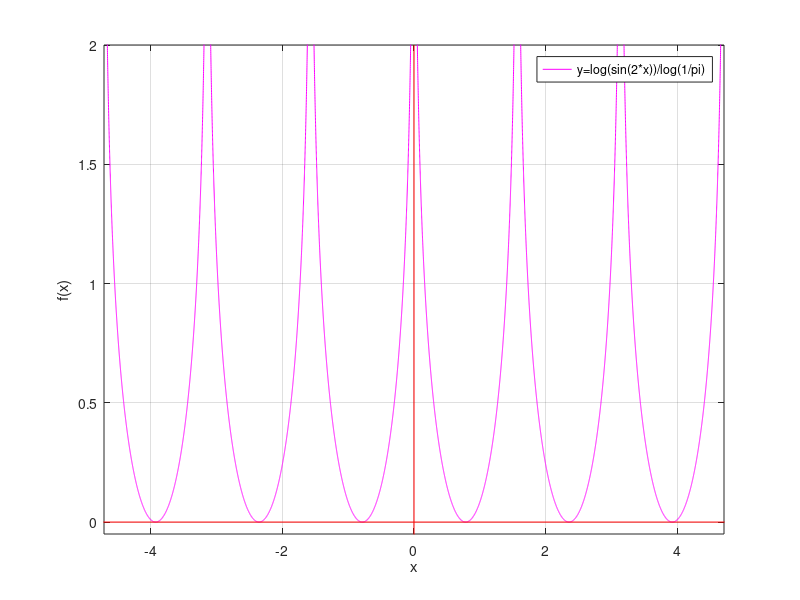

This chart was generated by the following MATLAB code:
x=-3*pi:0.0005:3*pi;
y=log(sin(2*x))./log(1./pi);
X=[-3*pi 3*pi]
Y=[-0.5 2]
Z=[0 0]
plot(x, y, '-m', X, Z, 'r-', Z, Y, 'r-'),grid
xlabel('x')
ylabel('f(x)')
ylim([-0.05, 2])
xlim([-1.5*pi,1.5*pi])
hl = legend('y=log(sin(2*x))/log(1/pi)')
axes(hl)